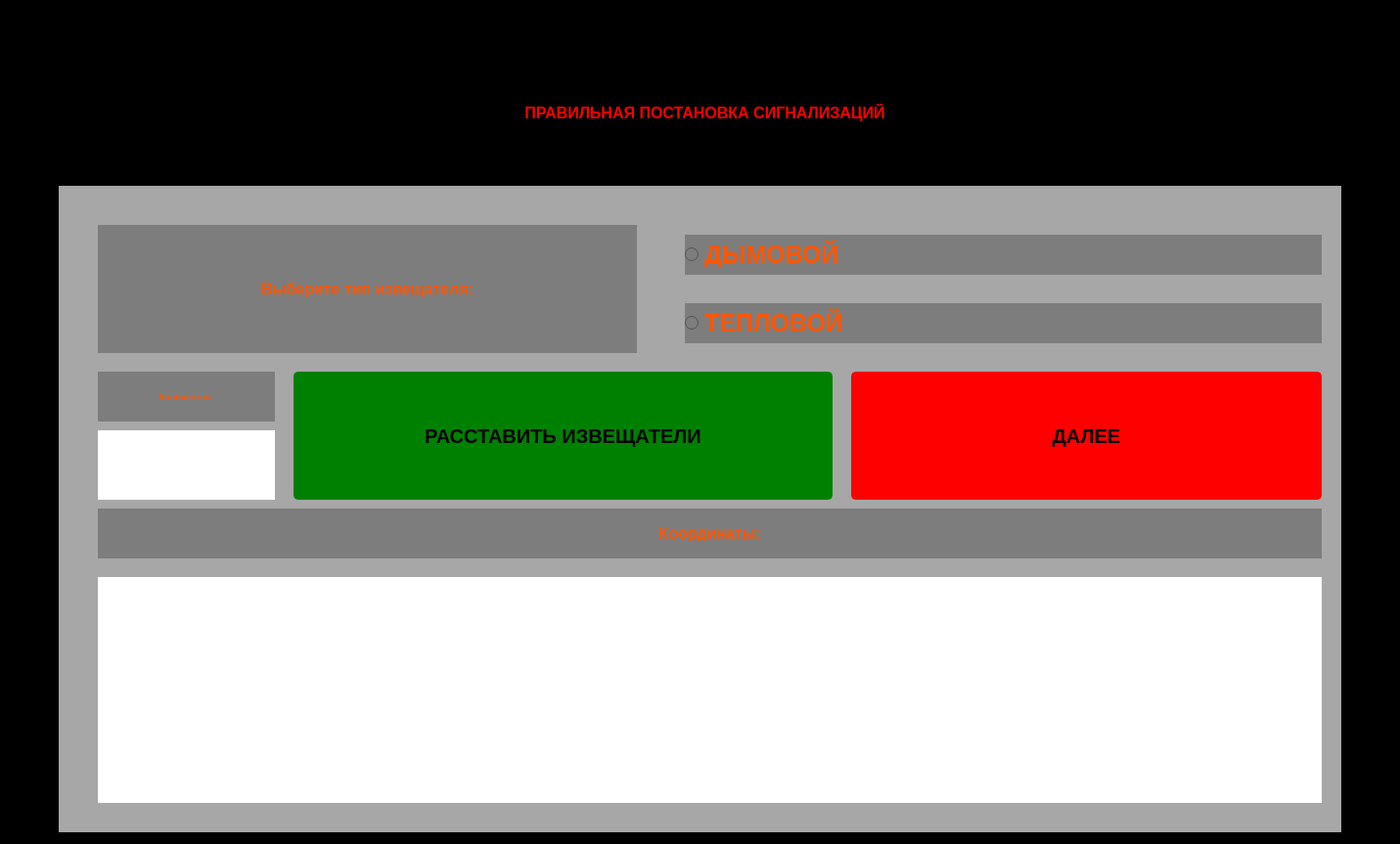
<?xml version="1.0" encoding="UTF-8"?>
<ui version="4.0">
 <class>AutomaticPlacement</class>
 <widget class="QDialog" name="AutomaticPlacement">
  <property name="geometry">
   <rect>
    <x>0</x>
    <y>0</y>
    <width>1431</width>
    <height>863</height>
   </rect>
  </property>
  <property name="windowTitle">
   <string>Dialog</string>
  </property>
  <property name="styleSheet">
   <string notr="true">background-color: lightbblack;</string>
  </property>
  <widget class="QLabel" name="label">
   <property name="geometry">
    <rect>
     <x>70</x>
     <y>10</y>
     <width>1301</width>
     <height>211</height>
    </rect>
   </property>
   <property name="text">
    <string>&lt;html&gt;&lt;head/&gt;&lt;body&gt;&lt;p align=&quot;center&quot;&gt;&lt;span style=&quot; font-size:12pt; font-weight:600; color:#ff0000;&quot;&gt;ПРАВИЛЬНАЯ ПОСТАНОВКА СИГНАЛИЗАЦИЙ&lt;/span&gt;&lt;/p&gt;&lt;/body&gt;&lt;/html&gt;</string>
   </property>
  </widget>
  <widget class="QLabel" name="label_2">
   <property name="geometry">
    <rect>
     <x>60</x>
     <y>190</y>
     <width>1311</width>
     <height>661</height>
    </rect>
   </property>
   <property name="styleSheet">
    <string notr="true">background-color:rgb(167, 167, 167)</string>
   </property>
   <property name="text">
    <string/>
   </property>
  </widget>
  <widget class="QRadioButton" name="DYM">
   <property name="geometry">
    <rect>
     <x>700</x>
     <y>240</y>
     <width>651</width>
     <height>41</height>
    </rect>
   </property>
   <property name="styleSheet">
    <string notr="true">background-color: rgb(125, 125, 125);

    color: rgb(255, 85, 0);
    font-size: 25px;
    font-weight: bold;
    font-family: Arial;</string>
   </property>
   <property name="text">
    <string>ДЫМОВОЙ</string>
   </property>
  </widget>
  <widget class="QRadioButton" name="Teplovoy">
   <property name="geometry">
    <rect>
     <x>700</x>
     <y>310</y>
     <width>651</width>
     <height>41</height>
    </rect>
   </property>
   <property name="styleSheet">
    <string notr="true">background-color: rgb(125, 125, 125);

    color: rgb(255, 85, 0);
    font-size: 25px;
    font-weight: bold;
    font-family: Arial;</string>
   </property>
   <property name="text">
    <string>ТЕПЛОВОЙ</string>
   </property>
  </widget>
  <widget class="QLabel" name="label_3">
   <property name="geometry">
    <rect>
     <x>100</x>
     <y>230</y>
     <width>551</width>
     <height>131</height>
    </rect>
   </property>
   <property name="styleSheet">
    <string notr="true">background-color:rgb(125, 125, 125);</string>
   </property>
   <property name="text">
    <string>&lt;html&gt;&lt;head/&gt;&lt;body&gt;&lt;p align=&quot;center&quot;&gt;&lt;span style=&quot; font-size:12pt; font-weight:600; color:#ff5500;&quot;&gt;Выберите тип извещателя:&lt;/span&gt;&lt;/p&gt;&lt;/body&gt;&lt;/html&gt;</string>
   </property>
  </widget>
  <widget class="QLabel" name="label_5">
   <property name="geometry">
    <rect>
     <x>100</x>
     <y>380</y>
     <width>181</width>
     <height>51</height>
    </rect>
   </property>
   <property name="styleSheet">
    <string notr="true">background-color:rgb(125, 125, 125);</string>
   </property>
   <property name="text">
    <string>&lt;html&gt;&lt;head/&gt;&lt;body&gt;&lt;p align=&quot;center&quot;&gt;&lt;span style=&quot; font-size:7pt; font-weight:600; color:#ff5500;&quot;&gt;Количество:&lt;/span&gt;&lt;/p&gt;&lt;/body&gt;&lt;/html&gt;</string>
   </property>
  </widget>
  <widget class="QLabel" name="label_6">
   <property name="geometry">
    <rect>
     <x>100</x>
     <y>520</y>
     <width>1251</width>
     <height>51</height>
    </rect>
   </property>
   <property name="styleSheet">
    <string notr="true">background-color:rgb(125, 125, 125);</string>
   </property>
   <property name="text">
    <string>&lt;html&gt;&lt;head/&gt;&lt;body&gt;&lt;p align=&quot;center&quot;&gt;&lt;span style=&quot; font-size:12pt; font-weight:600; color:#ff5500;&quot;&gt;Координаты:&lt;/span&gt;&lt;/p&gt;&lt;/body&gt;&lt;/html&gt;</string>
   </property>
  </widget>
  <widget class="QWidget" name="coordinatesWidget" native="true">
   <property name="geometry">
    <rect>
     <x>100</x>
     <y>590</y>
     <width>1251</width>
     <height>231</height>
    </rect>
   </property>
   <property name="toolTipDuration">
    <number>-2</number>
   </property>
   <property name="styleSheet">
    <string notr="true">background-color: white;
</string>
   </property>
  </widget>
  <widget class="QPushButton" name="doneButton">
   <property name="geometry">
    <rect>
     <x>300</x>
     <y>380</y>
     <width>551</width>
     <height>131</height>
    </rect>
   </property>
   <property name="styleSheet">
    <string notr="true">QPushButton {
    background-color: green;
    color: black;
    font-weight: bold;        /* Жирный */
    font-size: 20px;         /* Размер */
    font-family: Arial;      /* Шрифт (опционально) */
    border: 2px solid green;
    border-radius: 5px;
    padding: 10px;
}
QPushButton:hover {
    background-color: rgb(54, 102, 46)/* Цвет при наведении */
}

QPushButton:pressed {
    background-color:rgb(54, 102, 46);   /* Цвет при нажатии */
}</string>
   </property>
   <property name="text">
    <string>РАССТАВИТЬ ИЗВЕЩАТЕЛИ</string>
   </property>
  </widget>
  <widget class="QPushButton" name="doneButton_2">
   <property name="geometry">
    <rect>
     <x>870</x>
     <y>380</y>
     <width>481</width>
     <height>131</height>
    </rect>
   </property>
   <property name="styleSheet">
    <string notr="true">QPushButton {
    background-color: red;
    color: black;
    font-weight: bold;        /* Жирный */
    font-size: 20px;         /* Размер */
    font-family: Arial;      /* Шрифт (опционально) */
    border: 2px solid red;
    border-radius: 5px;
    padding: 10px;
}
QPushButton:hover {
    background-color: rgb(154, 1, 42)/* Цвет при наведении */
}

QPushButton:pressed {
    background-color: rgb(154, 1, 42);   /* Цвет при нажатии */
}</string>
   </property>
   <property name="text">
    <string>ДАЛЕЕ</string>
   </property>
  </widget>
  <widget class="QLabel" name="countLabel">
   <property name="geometry">
    <rect>
     <x>100</x>
     <y>440</y>
     <width>181</width>
     <height>71</height>
    </rect>
   </property>
   <property name="styleSheet">
    <string notr="true">background-color:white</string>
   </property>
   <property name="text">
    <string>&lt;html&gt;&lt;head/&gt;&lt;body&gt;&lt;p align=&quot;center&quot;&gt;&lt;br/&gt;&lt;/p&gt;&lt;/body&gt;&lt;/html&gt;</string>
   </property>
  </widget>
 </widget>
 <resources/>
 <connections/>
</ui>
